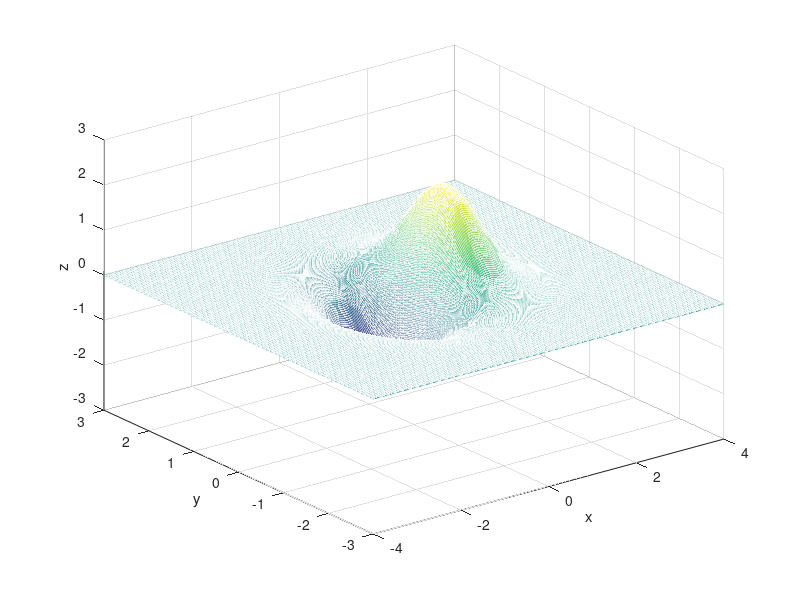

Here is the MATLAB script that generated this plot:
a=input('a=');
y= -3:0.01:3;
x= -4:0.02:4; 
[X,Y]=meshgrid(x,y);
b=-X.^2-Y.^2;
Z=a*X.*exp(b);
figure
mesh(X,Y,Z)
xlabel('x');
ylabel('y');
zlabel('z');
